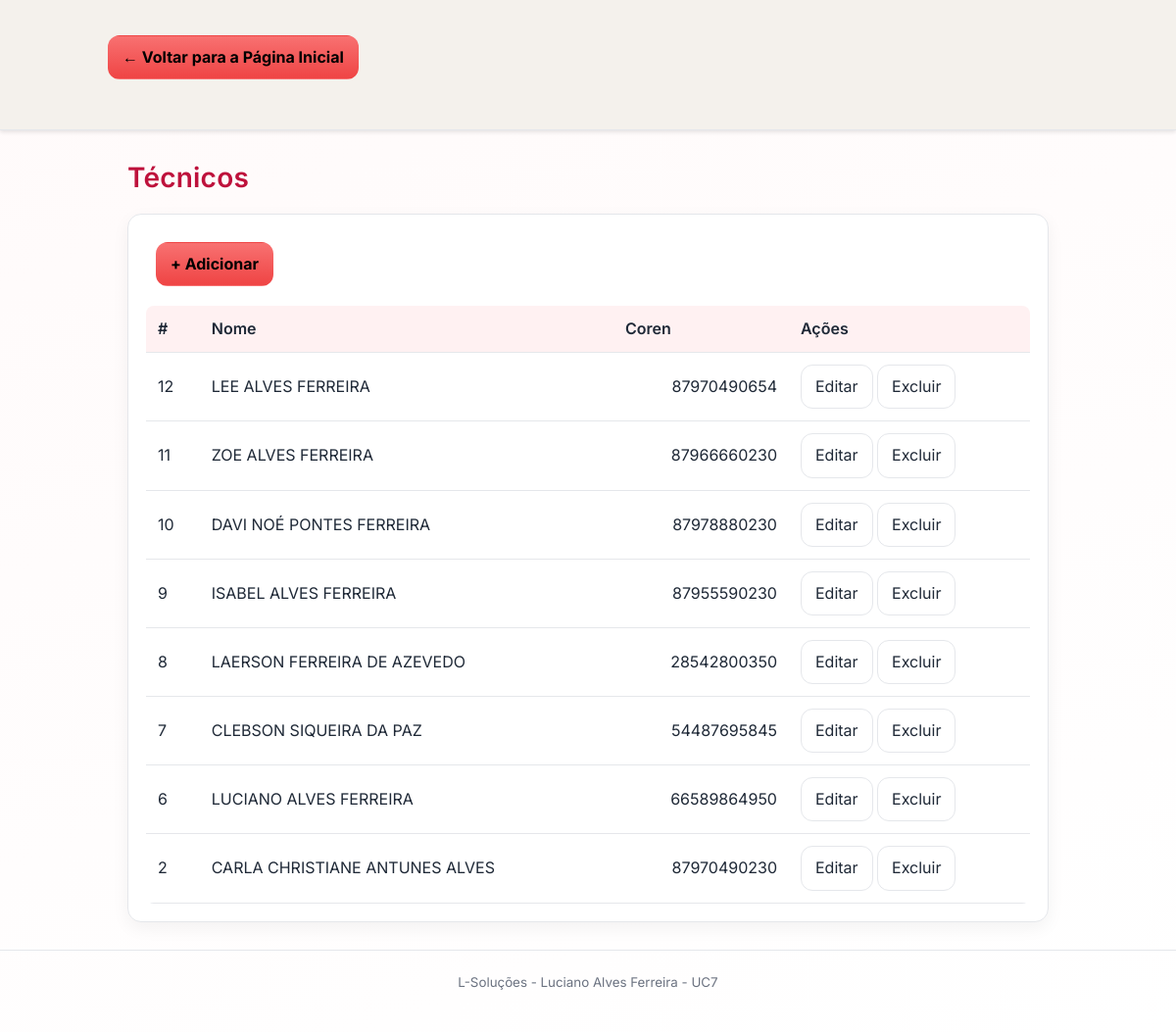
The page /pagina on the database as committed earlier.
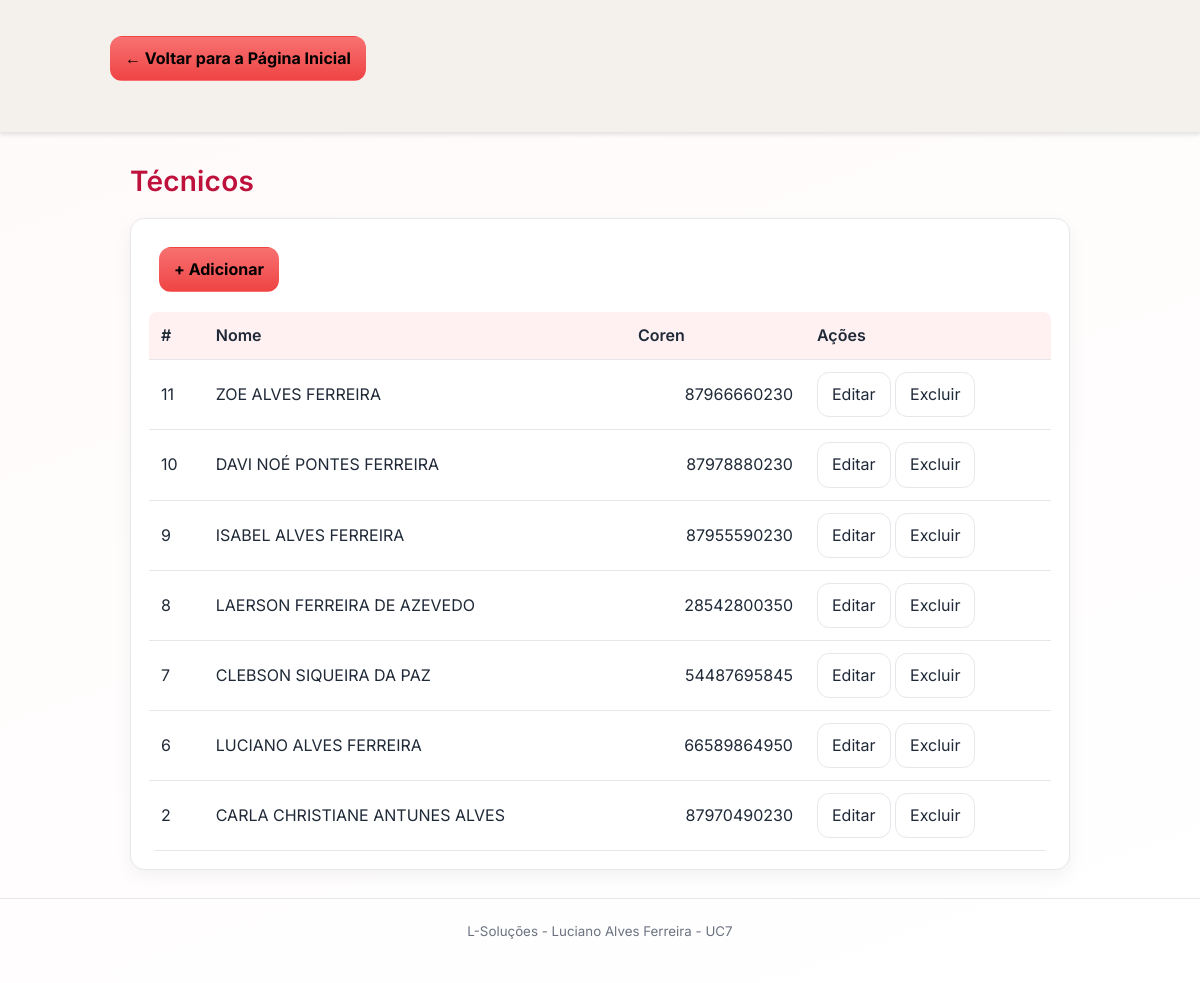
The same page on the database as committed later.
### tables this page shows
CREATE TABLE produtos (
    id INTEGER PRIMARY KEY AUTOINCREMENT,
    nome TEXT NOT NULL,
    preco INTEGER NOT NULL
);

### app.py (the view)
@app.route("/pagina", endpoint="home")  # "endpoint" = nome interno da rota
def home():
    with get_db_connection() as conn:  # Abre conexão
        produtos = conn.execute(
            "SELECT id, nome, CAST(preco AS REAL) AS preco FROM produtos ORDER BY id DESC"
        ).fetchall()  # Busca todos os Técnicos, mais recentes primeiro
    return render_template("index.html", produtos=produtos)  # Renderiza a página

### app.py (called while the page is built)
def get_db_connection():
    conn = sqlite3.connect(DB_PATH)   # Conecta ao SQLite
    conn.row_factory = sqlite3.Row    # Permite acessar colunas por nome (ex: row["nome"])
    return conn

### templates/index.html (shortened to what this page needs)
{% extends "base.html" %}
{% block content %}
<h1 class="page-title">Técnicos</h1>
<div class="card">
  <div class="table-responsive">
    <table class="table">
      <div class="botão">
        <a class="btn btn--primary" href="{{ url_for('add') }}">+ Adicionar</a>
      </div>
      <thead>
        <tr>
          <th>#</th>
          <th>Nome</th>
          <th class="text-right">Coren</th>
          <th class="text-center">Ações</th>
        </tr>
      </thead>
      <tbody>
        {% for p in produtos %}
        <tr>
          <td>{{ p["id"] }}</td>
          <td>{{ p["nome"] }}</td>
          <td class="text-right">{{ p['preco']|int }}</td>
          <td class="text-center">
            <a href="/edit/{{ p['id'] }}" class="btn btn-sm btn-primary"
              >Editar</a
            >
            <a
              class="btn btn--small btn--danger"
              href="{{ url_for('delete_product', id=p['id']) }}"
              >Excluir</a
            >
          </td>
        </tr>
        {% else %}
        <tr>
          <td colspan="4" class="muted">Nenhum Técnico cadastrado ainda.</td>
        </tr>
        {% endfor %}
      </tbody>
    </table>
  </div>
</div>
{% endblock %}

### templates/base.html (shortened to what this page needs)
<!DOCTYPE html>
<html lang="pt-br">
  <head>
    <link
      rel="stylesheet"
      href="{{ url_for('static', filename='css/styles.css') }}"
    />
  </head>
  <body>
    <header class="topbar">
      <div class="container topbar__inner">
         <a href="{{ url_for('pagina') }}" class="btn btn--primary" style="margin-bottom: 15px; display: inline-block;">
  ← Voltar para a Página Inicial
</a>
      </div>
    </header>
    <main class="container">
      {% block content %}{% endblock %}
    </main>
    <footer class="footer">
      <div class="container">
        <small>
           L-Soluções - Luciano Alves Ferreira - UC7
        </small>
      </div>
    </footer>
  </body>
</html>

### static/css/styles.css (style rules this page uses)
:root { --bg: #fffafa; --card: #ffffff; --muted: #6b7280; --text: #1f2937; --accent: #e11d48; --accent-strong: #be123c; --border: #e5e7eb; --ok: #10b981; --err: #dc2626; --container: 980px; --radius: 14px; --shadow: 0 6px 18px rgba(0, 0, 0, 0.05); }
* { box-sizing: border-box; }
html, body { height: 100%; }
body { margin: 0; font-family: 'Inter', system-ui, -apple-system, Segoe UI, Roboto, Arial, sans-serif; color: var(--text); background: linear-gradient(160deg, #fffafa 0%, #ffffff 100%); background-attachment: fixed; line-height: 1.45; }
.container { max-width: var(--container); margin: 0 auto; padding: 0 20px; }
.topbar { position: sticky; top: 0; backdrop-filter: blur(6px); background: rgba(255, 255, 255, 0.85); border-bottom: 1px solid var(--border); z-index: 10; }
.topbar__inner { display: flex; align-items: center; justify-content: space-between; min-height: 64px; padding: 1rem 0; }
.page-title { margin: 28px 0 16px; font-size: 28px; font-weight: 600; letter-spacing: .2px; color: var(--accent-strong); }
.card { background: var(--card); border: 1px solid var(--border); border-radius: var(--radius); box-shadow: var(--shadow); padding: 18px; }
.table { width: 100%; border-collapse: collapse; overflow: hidden; border-radius: calc(var(--radius) - 6px); background: var(--card); }
.table thead th { text-align: left; font-weight: 600; color: var(--text); padding: 12px 12px; background: #fff1f2; border-bottom: 1px solid var(--border); }
.table tbody td { padding: 12px 12px; border-bottom: 1px solid var(--border); color: var(--text); }
.text-right { text-align: right; }
.table-responsive { width: 100%; overflow-x: auto; }
.btn { appearance: none; border: 1px solid var(--border); background: #ffffff; color: var(--text); padding: 10px 14px; border-radius: 12px; text-decoration: none; display: inline-flex; align-items: center; gap: 8px; cursor: pointer; transition: transform .06s ease, border-color .2s ease, box-shadow .2s ease; }
.btn--primary { background: linear-gradient(180deg, #f87171, #ef4444); border-color: transparent; color: #000000; font-weight: 700; text-shadow: none; transition: background 0.3s ease, box-shadow 0.3s ease; }
.footer { text-align: center; margin-top: 28px; padding: 20px 0 40px; color: var(--muted); border-top: 1px solid var(--border); }
body, h1, p, ul, li { margin: 0; padding: 0; list-style: none; }
body { font-family: 'Inter', sans-serif; background-color: #f0f2f5; color: #333; }
.topbar { background-color: #f4f1ec; color: #fff; padding: 20px 0; text-align: center; box-shadow: 0 2px 4px rgba(0,0,0,0.1); }
.botão { margin: 10px; margin-bottom: 20px; }

Rows that differ between the two databases and show on the page:
removed produtos: id "12", nome "LEE ALVES FERREIRA", preco "87970490654"
